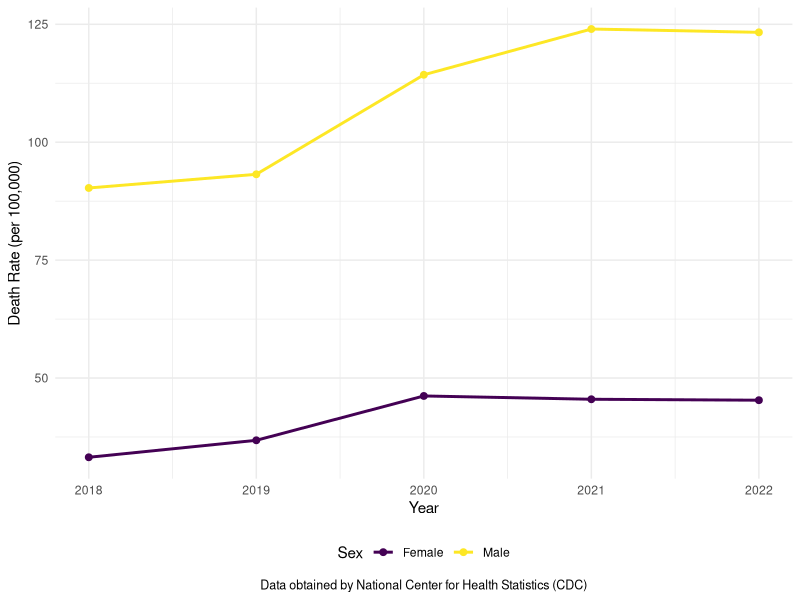

Here is the R script that generated this plot:
# Load necessary libraries
library(ggplot2)
library(dplyr)
library(here)
library(viridis)
library(here)

#Data Import
VA_DOD_SEX_1822 <- read.csv(here("Data/raw_data/MCOD VA 1822", "VA.DOD.SEX.1822.txt"), sep = "\t", header = TRUE)

#Prepare data
VA_DOD_SEX_1822 <- VA_DOD_SEX_1822 %>%
  select(Year,Gender,Crude.Rate) %>%
  na.omit()

# Create the line plot
ggplot(data = VA_DOD_SEX_1822, aes(x = Year, y = Crude.Rate, color = Gender, group = Gender)) +
  geom_line(size = 1) +  # Line thickness
  geom_point(size = 2) +  # Point size
  labs(x = "Year",
       y = "Death Rate (per 100,000)",
       color = "Sex",
       caption = "Data obtained by National Center for Health Statistics (CDC)") +
  theme_minimal() +
  theme(plot.title = element_text(hjust = 0.5),
        plot.caption = element_text(hjust = 0.5, size = 9),
        legend.position = "bottom") +  # Position legend at the bottom
  scale_color_viridis(discrete = TRUE)  # Use viridis color scale for discrete variables
